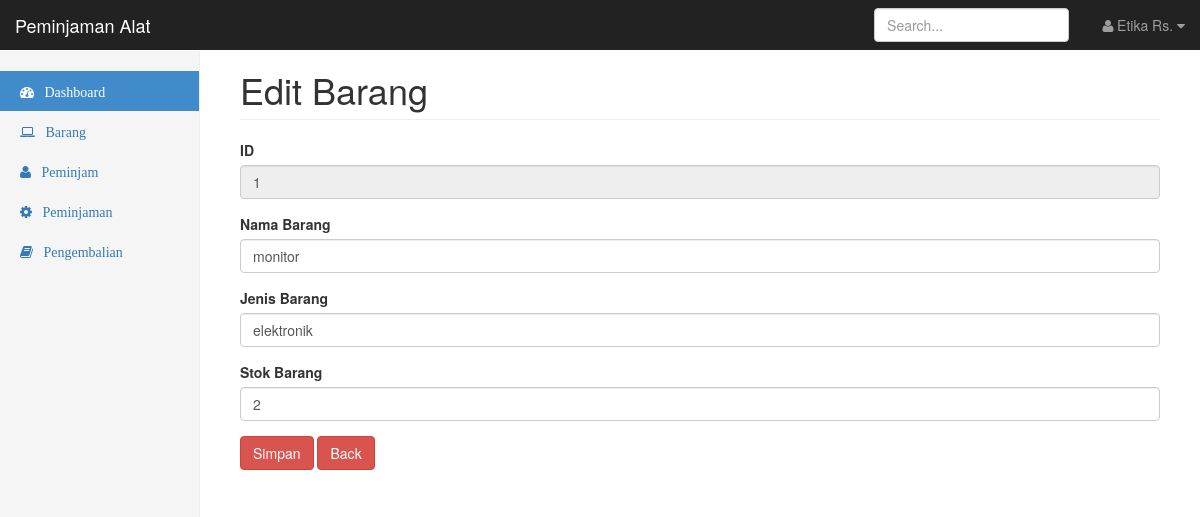
Screenshot of /editbrg.php?id_brg=1 (signed in) with the database file from the repository.
### tables this page shows
CREATE TABLE `barang` (
  `id_brg` int(11) NOT NULL,
  `nama_brg` varchar(255) NOT NULL,
  `jenis_brg` varchar(255) NOT NULL,
  `stok_brg` varchar(255) NOT NULL,
  `foto` varchar(300) NOT NULL
);

### editbrg.php (the view, shortened to what this page needs)
<!DOCTYPE html>
<html lang="en">
  <head>
    <link href="bootstrap/dist/css/bootstrap.min.css" rel="stylesheet">
    <link href="bootstrap/dist/css/global.css" rel="stylesheet">
    <link href="bootstrap/font-awesome/css/font-awesome.min.css" rel="stylesheet" type="text/css">
  </head>
  <body>
    <nav class="navbar navbar-inverse navbar-fixed-top">
      <div class="container-fluid">
        <div class="navbar-header">
          <a class="navbar-brand" href="#">Peminjaman Alat</a>
        </div>
        <div id="navbar" class="navbar-collapse collapse">
          <ul class="nav navbar-nav navbar-right">
            <li class="dropdown">
              <a class="dropdown-toggle" data-toggle="dropdown">
                <i class="fa fa-user fa-fw"></i>Etika Rs. <i class="fa fa-caret-down"></i>
              </a>
          </li>
          </ul>
          <form class="navbar-form navbar-right">
            <input type="text" class="form-control" placeholder="Search...">
          </form>
        </div>
      </div>
    </nav>
    <div class="container-fluid">
      <div class="row">
        <div class="col-sm-3 col-md-2 sidebar">
          <ul class="nav nav-sidebar">
            <li class="active"><a href="#"><i class="fa fa-dashboard">&nbsp;&nbsp;&nbsp;Dashboard</i></a></li>
            <li><a href="barang.php"><i class="fa fa-laptop">&nbsp;&nbsp;&nbsp;Barang</i></a></li>
            <li><a href="peminjam.php"><i class="fa fa-user">&nbsp;&nbsp;&nbsp;Peminjam</i></a></li>
            <li><a href="#"><i class="fa fa-gear">&nbsp;&nbsp;&nbsp;Peminjaman</i></a></li>
            <li><a href="#"><i class="fa fa-book">&nbsp;&nbsp;&nbsp;Pengembalian</i></a></li>
          </ul>
        </div>
        <div class="col-sm-9 col-sm-offset-3 col-md-10 col-md-offset-2 main">
          <h1 class="page-header">Edit Barang</h1>
              <section class="row">
                <div class="col-md-12">
                <div class="box box-danger">
                <?php
                  $id_brg = $_GET['id_brg'];
                  $query = mysql_query("SELECT * FROM barang where id_brg='$id_brg'");
                  while ($qu = mysql_fetch_array($query)){
                    ?>
                  <form role="form" action="proseseditbrg.php" method="post">
                  <div class = "box-body">
                  <div class ="form-group">
                    <label for="exampleInputEmail1">ID</label>
                    <input type="text" disable value="<?php echo $qu['id_brg'] ?>" name="id_brg" class="form-control" placeholder="" disabled>
                    </div>
                    <div class ="form-group">
                    <label for="exampleInputPassword1">Nama Barang</label>
                    <input type="text"  value="<?php echo$qu['nama_brg'] ?>" name="nama_brg"
                    class="form-control" placeholder="" required>
                    </div>
                   <div class ="form-group">
                    <label for="exampleInputPassword1">Jenis Barang</label>
                    <input type="text"  value="<?php echo$qu['jenis_brg'] ?>" name="jenis_brg"
                    class="form-control" placeholder="" required>
                    </div>
                     <div class ="form-group">
                    <label for="exampleInputPassword1">Stok Barang</label>
                    <input type="text"  value="<?php echo$qu['stok_brg'] ?>" name="stok_brg"
                    class="form-control" placeholder="" required>
                    </div>
                <?php
                }
            ?>
            <button type="submit" class="btn btn-danger">Simpan</button>
            <a href="barang.php" class="btn btn-danger">Back</a>
            </div>
            </form>
            </section>
          </div>
        </div>
      </div>
    <?php require_once "templates/footer.php" ?>

### rows the page displays
barang: id_brg "1", nama_brg "monitor", jenis_brg "elektronik", stok_brg "2"
